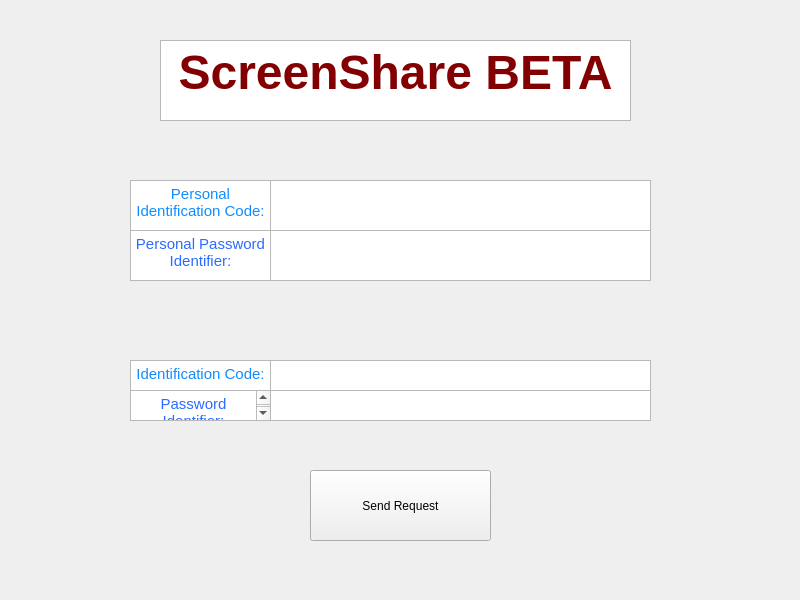
<?xml version="1.0" encoding="UTF-8"?>
<ui version="4.0">
 <class>main_window</class>
 <widget class="QMainWindow" name="main_window">
  <property name="geometry">
   <rect>
    <x>0</x>
    <y>0</y>
    <width>800</width>
    <height>600</height>
   </rect>
  </property>
  <property name="windowTitle">
   <string>MainWindow</string>
  </property>
  <widget class="QWidget" name="central_widget">
   <widget class="QTextBrowser" name="id_customer">
    <property name="geometry">
     <rect>
      <x>130</x>
      <y>360</y>
      <width>141</width>
      <height>31</height>
     </rect>
    </property>
    <property name="html">
     <string>&lt;!DOCTYPE HTML PUBLIC &quot;-//W3C//DTD HTML 4.0//EN&quot; &quot;http://www.w3.org/TR/REC-html40/strict.dtd&quot;&gt;
&lt;html&gt;&lt;head&gt;&lt;meta name=&quot;qrichtext&quot; content=&quot;1&quot; /&gt;&lt;style type=&quot;text/css&quot;&gt;
p, li { white-space: pre-wrap; }
&lt;/style&gt;&lt;/head&gt;&lt;body style=&quot; font-family:'MS Shell Dlg 2'; font-size:8.25pt; font-weight:400; font-style:normal;&quot;&gt;
&lt;p align=&quot;center&quot; style=&quot; margin-top:0px; margin-bottom:0px; margin-left:0px; margin-right:0px; -qt-block-indent:0; text-indent:0px;&quot;&gt;&lt;span style=&quot; font-size:11pt; color:#118cff;&quot;&gt;Identification Code:&lt;/span&gt;&lt;/p&gt;&lt;/body&gt;&lt;/html&gt;</string>
    </property>
   </widget>
   <widget class="QTextBrowser" name="id_customer_pass">
    <property name="geometry">
     <rect>
      <x>130</x>
      <y>390</y>
      <width>141</width>
      <height>31</height>
     </rect>
    </property>
    <property name="html">
     <string>&lt;!DOCTYPE HTML PUBLIC &quot;-//W3C//DTD HTML 4.0//EN&quot; &quot;http://www.w3.org/TR/REC-html40/strict.dtd&quot;&gt;
&lt;html&gt;&lt;head&gt;&lt;meta name=&quot;qrichtext&quot; content=&quot;1&quot; /&gt;&lt;style type=&quot;text/css&quot;&gt;
p, li { white-space: pre-wrap; }
&lt;/style&gt;&lt;/head&gt;&lt;body style=&quot; font-family:'MS Shell Dlg 2'; font-size:8.25pt; font-weight:400; font-style:normal;&quot;&gt;
&lt;p align=&quot;center&quot; style=&quot; margin-top:12px; margin-bottom:12px; margin-left:0px; margin-right:0px; -qt-block-indent:0; text-indent:0px;&quot;&gt;&lt;span style=&quot; font-size:11pt; color:#2b6bff;&quot;&gt;Password Identifier:&lt;/span&gt;&lt;/p&gt;&lt;/body&gt;&lt;/html&gt;</string>
    </property>
   </widget>
   <widget class="QTextBrowser" name="main_text">
    <property name="geometry">
     <rect>
      <x>160</x>
      <y>40</y>
      <width>471</width>
      <height>81</height>
     </rect>
    </property>
    <property name="html">
     <string>&lt;!DOCTYPE HTML PUBLIC &quot;-//W3C//DTD HTML 4.0//EN&quot; &quot;http://www.w3.org/TR/REC-html40/strict.dtd&quot;&gt;
&lt;html&gt;&lt;head&gt;&lt;meta name=&quot;qrichtext&quot; content=&quot;1&quot; /&gt;&lt;style type=&quot;text/css&quot;&gt;
p, li { white-space: pre-wrap; }
&lt;/style&gt;&lt;/head&gt;&lt;body style=&quot; font-family:'MS Shell Dlg 2'; font-size:8.25pt; font-weight:400; font-style:normal;&quot;&gt;
&lt;p align=&quot;center&quot; style=&quot; margin-top:0px; margin-bottom:0px; margin-left:0px; margin-right:0px; -qt-block-indent:0; text-indent:0px;&quot;&gt;&lt;span style=&quot; font-size:36pt; font-weight:600; color:#820002;&quot;&gt;ScreenShare BETA&lt;/span&gt;&lt;/p&gt;&lt;/body&gt;&lt;/html&gt;</string>
    </property>
   </widget>
   <widget class="QTextBrowser" name="id_main">
    <property name="geometry">
     <rect>
      <x>130</x>
      <y>180</y>
      <width>141</width>
      <height>51</height>
     </rect>
    </property>
    <property name="html">
     <string>&lt;!DOCTYPE HTML PUBLIC &quot;-//W3C//DTD HTML 4.0//EN&quot; &quot;http://www.w3.org/TR/REC-html40/strict.dtd&quot;&gt;
&lt;html&gt;&lt;head&gt;&lt;meta name=&quot;qrichtext&quot; content=&quot;1&quot; /&gt;&lt;style type=&quot;text/css&quot;&gt;
p, li { white-space: pre-wrap; }
&lt;/style&gt;&lt;/head&gt;&lt;body style=&quot; font-family:'MS Shell Dlg 2'; font-size:8.25pt; font-weight:400; font-style:normal;&quot;&gt;
&lt;p align=&quot;center&quot; style=&quot; margin-top:0px; margin-bottom:0px; margin-left:0px; margin-right:0px; -qt-block-indent:0; text-indent:0px;&quot;&gt;&lt;span style=&quot; font-size:11pt; color:#118cff;&quot;&gt;Personal Identification Code:&lt;/span&gt;&lt;/p&gt;&lt;/body&gt;&lt;/html&gt;</string>
    </property>
   </widget>
   <widget class="QTextBrowser" name="id_main_text">
    <property name="geometry">
     <rect>
      <x>270</x>
      <y>180</y>
      <width>381</width>
      <height>51</height>
     </rect>
    </property>
   </widget>
   <widget class="QTextBrowser" name="id_main_password">
    <property name="geometry">
     <rect>
      <x>270</x>
      <y>230</y>
      <width>381</width>
      <height>51</height>
     </rect>
    </property>
   </widget>
   <widget class="QTextBrowser" name="id_main_pass">
    <property name="geometry">
     <rect>
      <x>130</x>
      <y>230</y>
      <width>141</width>
      <height>51</height>
     </rect>
    </property>
    <property name="html">
     <string>&lt;!DOCTYPE HTML PUBLIC &quot;-//W3C//DTD HTML 4.0//EN&quot; &quot;http://www.w3.org/TR/REC-html40/strict.dtd&quot;&gt;
&lt;html&gt;&lt;head&gt;&lt;meta name=&quot;qrichtext&quot; content=&quot;1&quot; /&gt;&lt;style type=&quot;text/css&quot;&gt;
p, li { white-space: pre-wrap; }
&lt;/style&gt;&lt;/head&gt;&lt;body style=&quot; font-family:'MS Shell Dlg 2'; font-size:8.25pt; font-weight:400; font-style:normal;&quot;&gt;
&lt;p align=&quot;center&quot; style=&quot; margin-top:12px; margin-bottom:12px; margin-left:0px; margin-right:0px; -qt-block-indent:0; text-indent:0px;&quot;&gt;&lt;span style=&quot; font-size:11pt; color:#2b6bff;&quot;&gt;Personal Password Identifier:&lt;/span&gt;&lt;/p&gt;&lt;/body&gt;&lt;/html&gt;</string>
    </property>
   </widget>
   <widget class="QTextEdit" name="id_customer_text">
    <property name="geometry">
     <rect>
      <x>270</x>
      <y>360</y>
      <width>381</width>
      <height>31</height>
     </rect>
    </property>
   </widget>
   <widget class="QTextEdit" name="id_customer_pass_text">
    <property name="geometry">
     <rect>
      <x>270</x>
      <y>390</y>
      <width>381</width>
      <height>31</height>
     </rect>
    </property>
   </widget>
   <widget class="QPushButton" name="send_request_button">
    <property name="geometry">
     <rect>
      <x>310</x>
      <y>470</y>
      <width>181</width>
      <height>71</height>
     </rect>
    </property>
    <property name="text">
     <string>Send Request</string>
    </property>
   </widget>
  </widget>
 </widget>
 <resources/>
 <connections/>
</ui>
